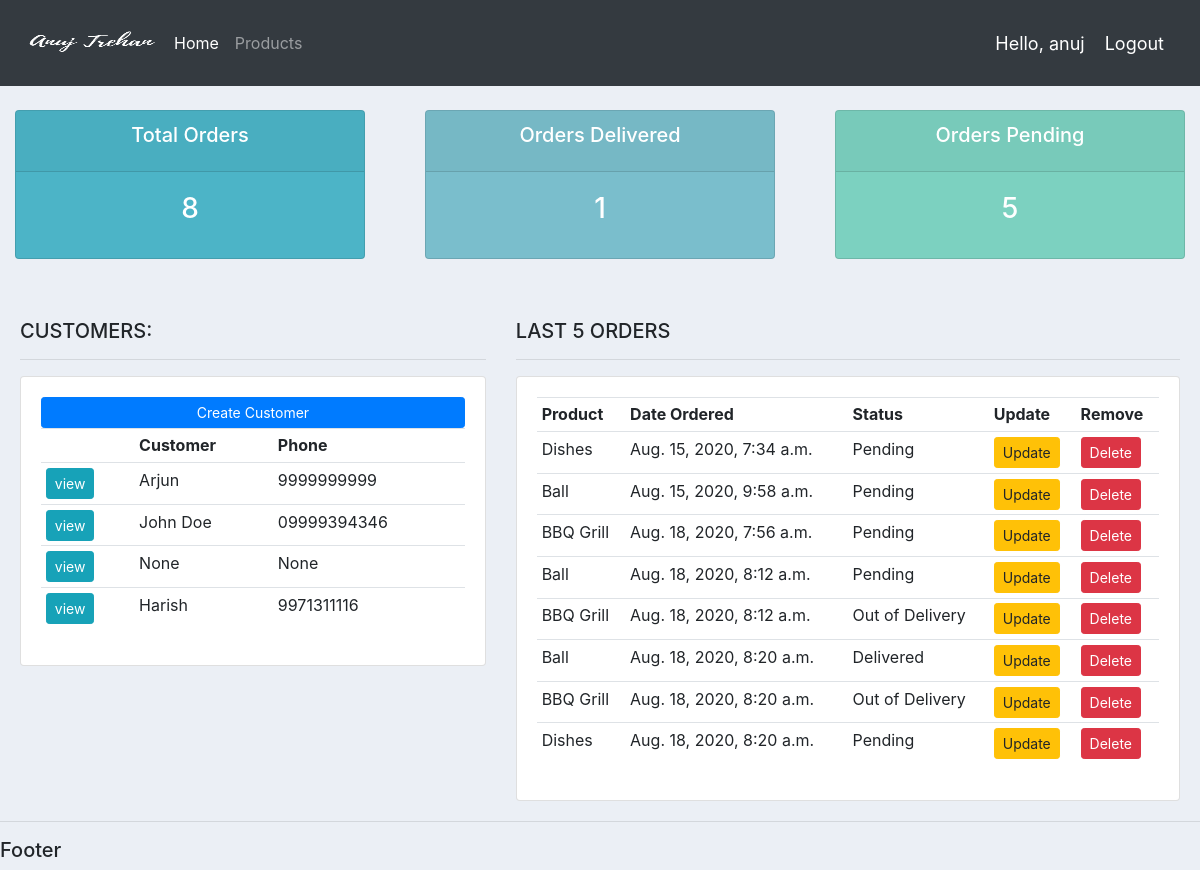
The app's page / (signed in), older data.
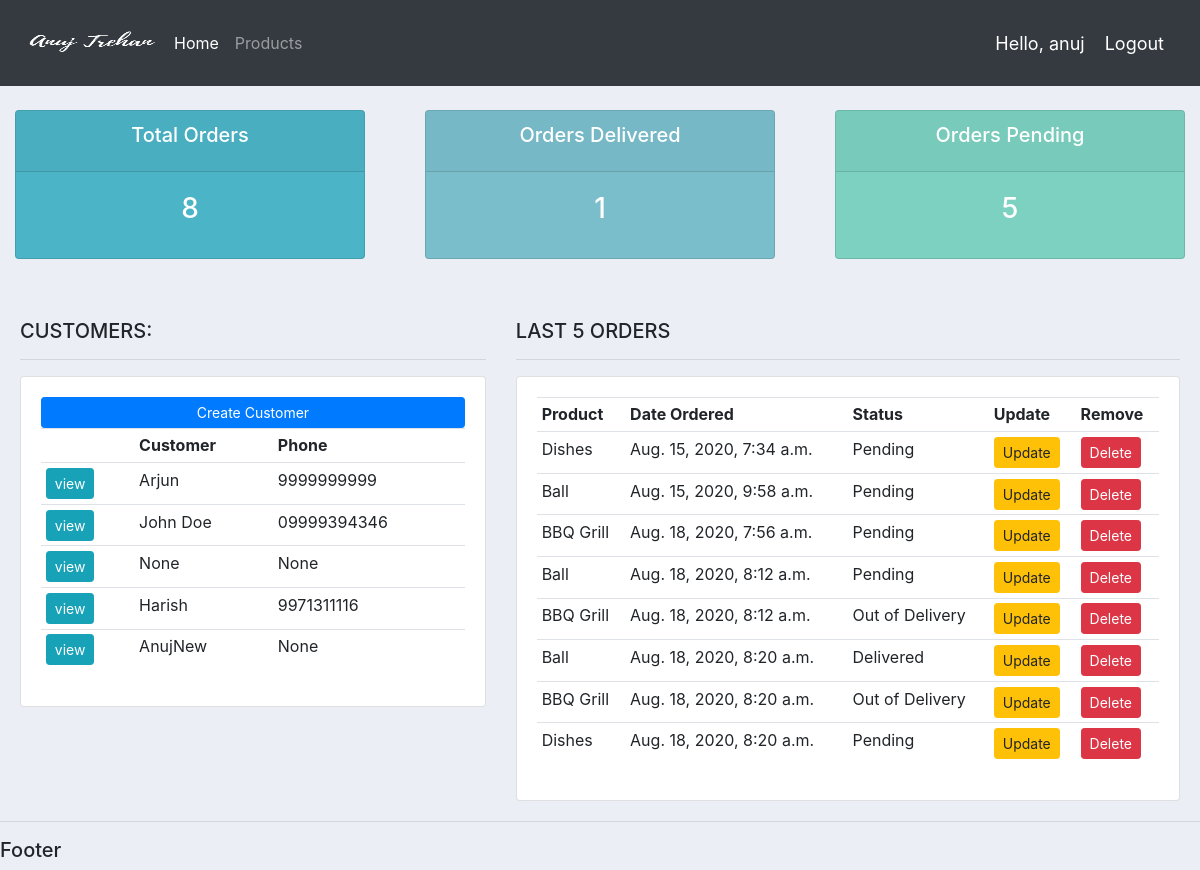
The same page, newer data.
### accounts/models.py (models this page shows, shortened)
class Customer(models.Model):
    user = models.OneToOneField(User,null=True,on_delete= models.CASCADE,blank=True)
    name = models.CharField(max_length=200,null=True)
    phone = models.CharField(max_length=200,null=True)
    email =  models.CharField(max_length=200,null=True)
    profilePic = models.ImageField(default = 'profile1.png',null=True,blank=True)
    date_created = models.DateTimeField(auto_now_add=True,null=True)

class Order(models.Model):
    STATUS = (
        ('Pending','Pending'),
        ('Out of Delivery','Out of Delivery'),
        ('Delivered','Delivered'),
    )
    customer = models.ForeignKey(Customer,null=True,on_delete=models.SET_NULL)
    product = models.ForeignKey(Product,null=True,on_delete=models.SET_NULL)
    date_created = models.DateTimeField(auto_now_add=True,null=True)
    status = models.CharField(max_length=200,null=True,choices=STATUS)
    note = models.CharField(max_length=1000,null=True)

class Product(models.Model):
    CATEGORY = (
        ('indoor','indoor'),
        ('outdoor','outdoor')
    )
    name = models.CharField(max_length=200,null=True)
    price = models.FloatField(null=True)
    category = models.CharField(max_length=200,null=True,choices=CATEGORY)
    description = models.CharField(max_length=200,null=True)
    date_created = models.DateTimeField(auto_now_add=True,null=True)
    tags = models.ManyToManyField(Tag)
    def __str__(self):
        return self.name

### accounts/decorators.py (the view)
    def wrapper_func(request,*args,**kwargs):
        group=None
        if request.user.groups.exists():
            group = request.user.groups.all()[0].name
        print(type(group))
        if group == 'admin':
            return view_func(request,*args,**kwargs)
        else:
            return redirect("user-page")

### accounts/views.py (called while the page is built)
@login_required(login_url = 'login')
@adminOnly
def home(request):
    orders = Order.objects.all()
    customers = Customer.objects.all()
    totalOrders = orders.count()
    orders_delivered = orders.filter(status = 'Delivered').count()
    orders_pending = orders.filter(status = 'Pending').count()
    context ={
        'orders':orders,
        'customers':customers,
        'total_orders': totalOrders,
        'orders_delivered': orders_delivered,
        'orders_pending': orders_pending
    }
    return render(request,'accounts/dashboard.html',context)

### accounts/templates/accounts/dashboard.html
{% extends 'accounts/main.html' %}
{% block content %}
{% include 'accounts/status.html' %}
<br>
<div style="margin: 20px">
    <div class="row">
        <div class="col-md-5">
            <h5>CUSTOMERS:</h5>
            <hr>
            <div class="card card-body">
                <a class="btn btn-primary  btn-sm btn-block" href="">Create Customer</a>
                <table class="table table-sm">
                    <tr>
                        <th></th>
                        <th>Customer</th>
                        <th>Phone</th>
                    </tr>
                    {% for cust in customers%}
                    <tr>
                        <td> <a class="btn btn-sm btn-info" href="{% url 'customer' cust.id %}">view</a> </td>
                        <td>{{cust.name}}</td>
                        <td>{{cust.phone}}</td>
                    </tr>
                    {% endfor %}
                </table>
            </div>
        </div>
        <div class="col-md-7">
            <h5>LAST 5 ORDERS</h5>
            <hr>
            <div class="card card-body">
                <table class="table table-sm">
                    <tr>
                        <th>Product</th>
                        <th>Date Ordered</th>
                        <th>Status</th>
                        <th>Update</th>
                        <th>Remove</th>
                    </tr>
                    {% for order in orders%}
                    <tr>
                        <td>{{order.product}}</td>
                        <td>{{order.date_created}}</td>
                        <td>{{order.status}}</td>
                        <td> <a class= "btn btn-sm btn-warning" href="{% url 'update_order' order.id %}">Update</a> </td>
                        <td> <a class= "btn btn-sm btn-danger" href="{% url 'delete_order' order.id %}">Delete</a> </td>
                    </tr>
                    {% endfor %}
                </table>
            </div>
        </div>
    </div>
</div>
{% endblock %}

Row changes from the older to the newer data that the page shows:
added Customer: name "AnujNew", phone "None"
